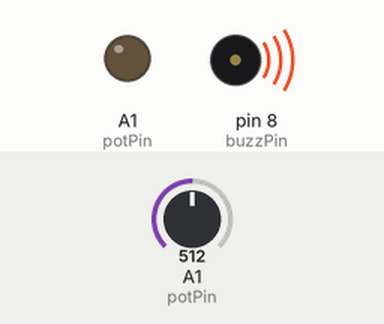
Simulated run of this sketch. Board: Arduino Uno, built with avr-gcc and run on an emulated ATmega328P. On the bench: output pins drawn as LEDs (lit = HIGH), buzzer (waves = sounding). Inputs (shaded band) come from the test bench; at power-on: A1 (potPin) = 512. Pins used as bus, display or sensor lines are not drawn.

Above: at 0.1 s.
Timing chart, 0 to 1.6 s (numbered marks = the images above):
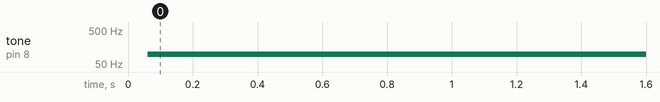

The sketch:

passive_buzzer.ino
```cpp
int buzzPin = 8;
int potPin = A1;
int potValue;
int toneValue;

void setup() {
  Serial.begin(9600);
  pinMode(buzzPin, OUTPUT);
  pinMode(potPin, OUTPUT);
}

void makeSound(int delayTime) {
  digitalWrite(buzzPin, HIGH);
  delayMicroseconds(delayTime);
  digitalWrite(buzzPin, LOW);
  delayMicroseconds(delayTime);
}

void loop() {
  potValue = analogRead(potPin);
  toneValue = (9940. / 1023.) * potValue + 60;
  digitalWrite(buzzPin, HIGH);
  delayMicroseconds(toneValue);
  digitalWrite(buzzPin, LOW);
  delayMicroseconds(toneValue);
}
```

Measured:
- by itself, tone on pin 8 (buzzPin): silent → 98 Hz at 0.06 s
